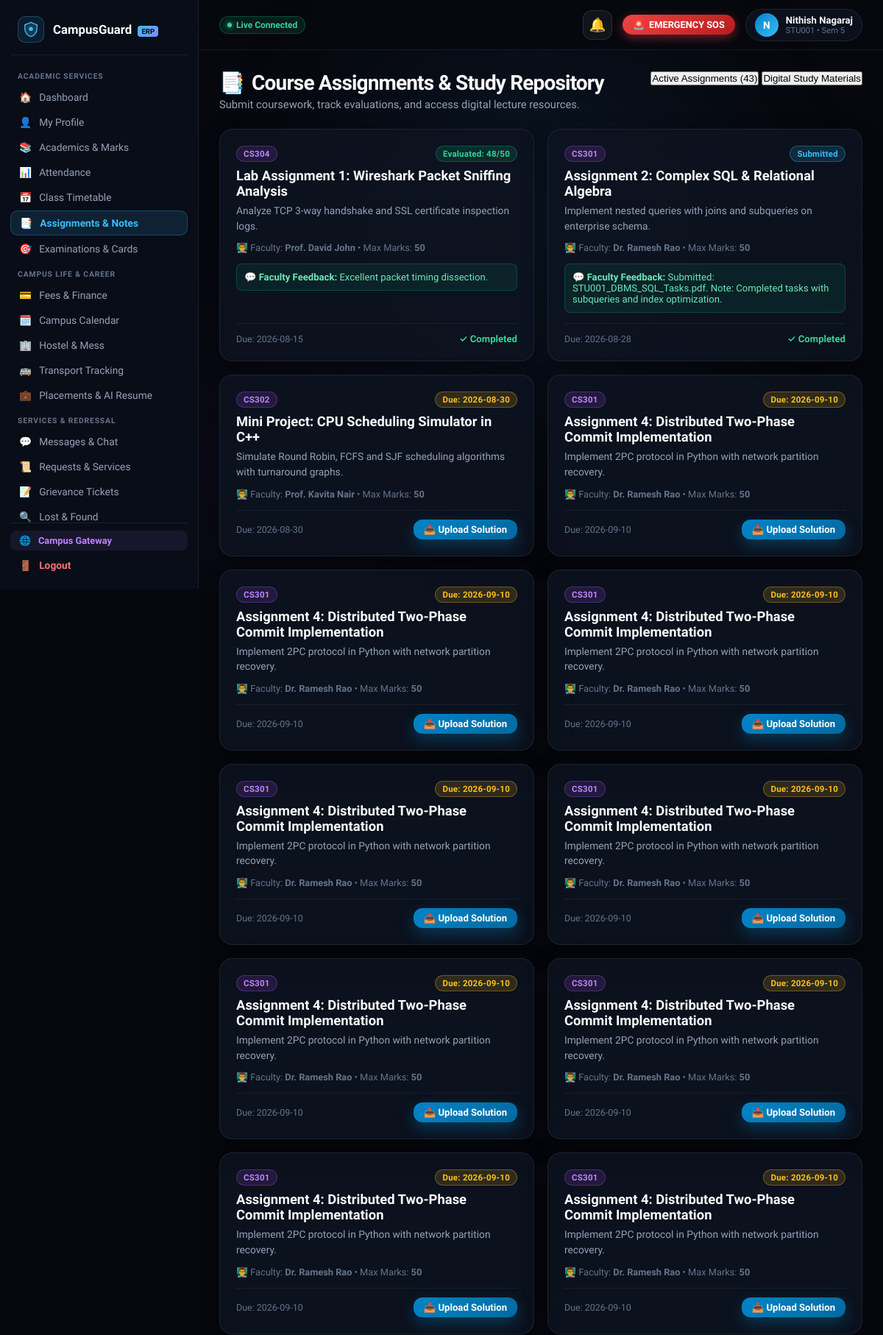
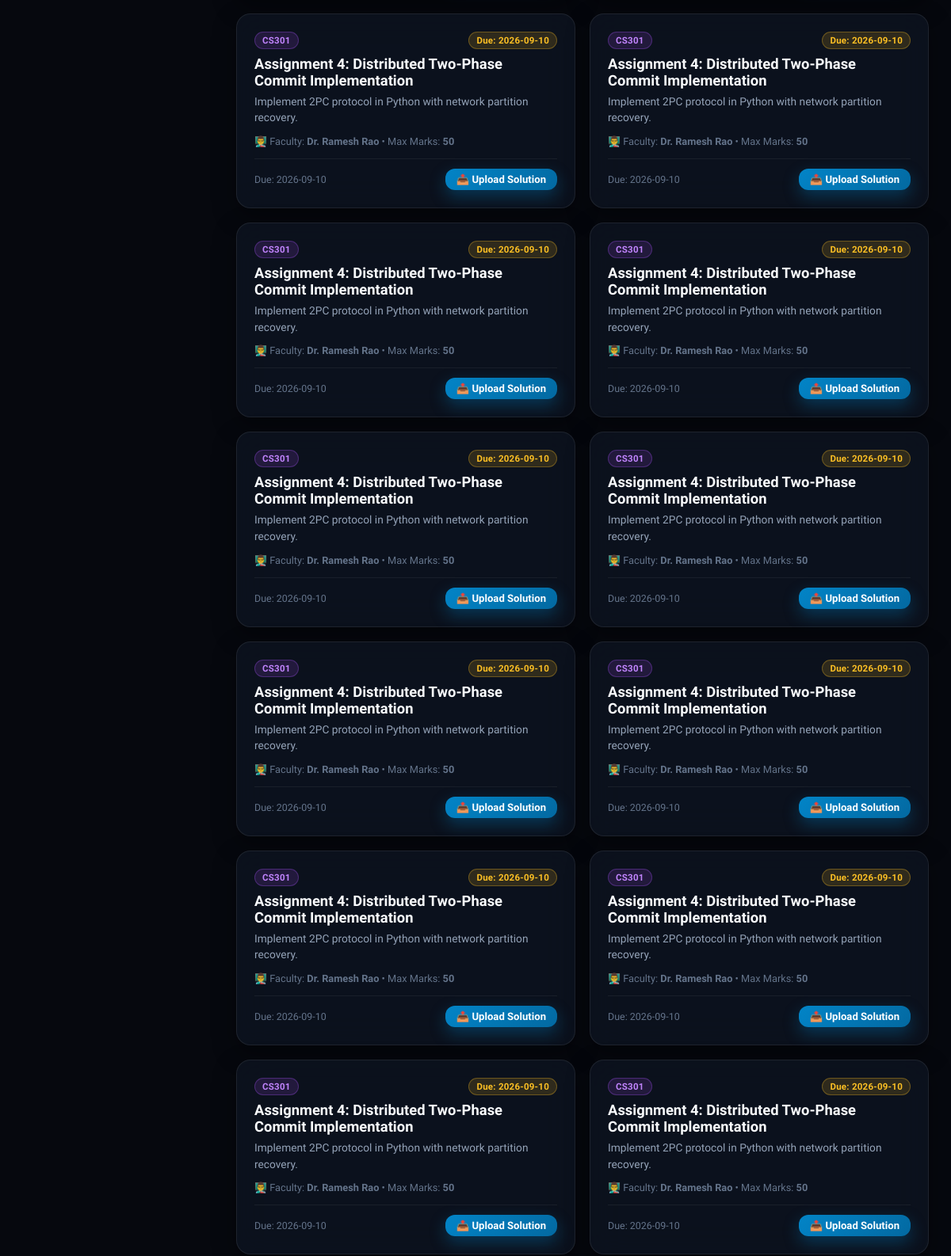
Page /student/assignments (signed in, upper part) on the committed database (2 pictures, top to bottom).
### tables this page shows
CREATE TABLE students (
            id INTEGER PRIMARY KEY AUTOINCREMENT,
            name TEXT NOT NULL,
            register_number TEXT UNIQUE NOT NULL,
            email TEXT NOT NULL,
            password_hash TEXT NOT NULL,
            department TEXT NOT NULL,
            year INTEGER NOT NULL,
            profile_image TEXT DEFAULT '',
            created_at TIMESTAMP DEFAULT CURRENT_TIMESTAMP
        , phone TEXT DEFAULT '+91 98765 43210', join_date TEXT DEFAULT '2023-08-01', cgpa REAL DEFAULT 8.75, program TEXT DEFAULT 'B.Tech', semester INTEGER DEFAULT 5, section TEXT DEFAULT 'A', dob TEXT DEFAULT '2004-05-14', address TEXT DEFAULT '#42, Green Avenue, Tech City, Karnataka 560001', parent_name TEXT DEFAULT 'R. S. Kumar', parent_phone TEXT DEFAULT '+91 94440 12345', sgpa REAL DEFAULT 8.90, earned_credits INTEGER DEFAULT 112, total_credits INTEGER DEFAULT 160, status TEXT DEFAULT 'ACTIVE');

CREATE TABLE assignments (
            id INTEGER PRIMARY KEY AUTOINCREMENT,
            course_code TEXT NOT NULL,
            title TEXT NOT NULL,
            description TEXT NOT NULL,
            faculty_name TEXT NOT NULL,
            due_date TEXT NOT NULL,
            max_marks INTEGER DEFAULT 50,
            status TEXT DEFAULT 'Pending',
            marks_obtained INTEGER,
            feedback TEXT DEFAULT ''
        , attachment_url TEXT, section TEXT DEFAULT 'A', course_name TEXT);

### routes/student.py (the view, shortened to what this page needs)
@student_bp.route('/student/assignments', methods=['GET', 'POST'])
@student_required
def student_assignments(student):
    conn = get_db_connection()
    assignments = conn.execute("SELECT * FROM assignments ORDER BY due_date ASC").fetchall()
    materials = conn.execute("SELECT * FROM study_materials ORDER BY uploaded_date DESC").fetchall()
    conn.close()
    return render_template('student/assignments.html', student=student, assignments=assignments, materials=materials, active_page='assignments')

### app.py (called while the page is built, shortened)
def _url_build_error_fallback(error, endpoint, values):
    for registered_ep in list(app.view_functions.keys()):
        if registered_ep == endpoint or registered_ep.endswith('.' + endpoint):
            try:
                return url_for(registered_ep, **values)
            except Exception:
                if 'student_id' in values and 'id' not in values:
                    v_copy = dict(values)
                    v_copy['id'] = v_copy.pop('student_id')
                    try:
                        return url_for(registered_ep, **v_copy)
                    except Exception:
                        pass
                continue

### database/db.py (called while the page is built)
def get_db_connection():
    conn = sqlite3.connect(DATABASE_FILE, timeout=20.0)
    conn.row_factory = sqlite3.Row
    return conn

### utils/security.py (called while the page is built)
def add_security_headers(response):
    response.headers['Cache-Control'] = 'no-cache, no-store, must-revalidate, max-age=0'
    response.headers['Pragma'] = 'no-cache'
    response.headers['Expires'] = '0'
    response.headers['X-Content-Type-Options'] = 'nosniff'
    response.headers['X-Frame-Options'] = 'SAMEORIGIN'
    response.headers['X-XSS-Protection'] = '1; mode=block'
    return response

### templates/student/assignments.html (shortened to what this page needs)
{% extends "student/base_student.html" %}
{% block student_content %}
<div class="page-header-block">
    <div class="page-title-group">
        <h1><span>📑</span> Course Assignments &amp; Study Repository</h1>
        <p>Submit coursework, track evaluations, and access digital lecture resources.</p>
    </div>
    <div class="tabs-header" style="margin-bottom: 0;">
        <button type="button" class="tab-btn active" data-tab="assignments">Active Assignments ({{ assignments|length }})</button>
        <button type="button" class="tab-btn" data-tab="materials">Digital Study Materials</button>
    </div>
</div>
<div id="tab-assignments" class="tab-content">
    <div style="display: grid; grid-template-columns: repeat(auto-fit, minmax(320px, 1fr)); gap: 18px;">
        {% for a in assignments %}
        <div class="content-card" style="display: flex; flex-direction: column; justify-content: space-between;">
            <div>
                <div style="display: flex; justify-content: space-between; align-items: flex-start; margin-bottom: 8px;">
                    <span class="badge badge-purple">{{ a.course_code }}</span>
                    {% if a.status == 'Evaluated' %}
                        <span class="badge badge-green">Evaluated: {{ a.marks_obtained }}/{{ a.max_marks }}</span>
                    {% elif a.status == 'Submitted' %}
                        <span class="badge badge-cyan">Submitted</span>
                    {% else %}
                        <span class="badge badge-yellow">Due: {{ a.due_date }}</span>
                    {% endif %}
                </div>
                <h3 style="font-size: 1.15rem; font-weight: 700; color: var(--text-primary); margin-bottom: 6px;">{{ a.title }}</h3>
                <p style="font-size: 0.86rem; color: var(--text-secondary); line-height: 1.5; margin-bottom: 12px;">{{ a.description }}</p>
                <div style="font-size: 0.8rem; color: var(--text-muted); margin-bottom: 14px;">
                    👨‍🏫 Faculty: <strong>{{ a.faculty_name }}</strong> • Max Marks: <strong>{{ a.max_marks }}</strong>
                </div>
                {% if a.feedback %}
                <div style="padding: 10px; background: rgba(16, 185, 129, 0.1); border: 1px solid rgba(16, 185, 129, 0.25); border-radius: 8px; font-size: 0.82rem; color: #6ee7b7; margin-bottom: 14px;">
                    💬 <strong>Faculty Feedback:</strong> {{ a.feedback }}
                </div>
                {% endif %}
            </div>
            <div style="padding-top: 12px; border-top: 1px solid rgba(255,255,255,0.06); display: flex; justify-content: space-between; align-items: center;">
                <span style="font-size: 0.78rem; color: var(--text-muted);">Due: {{ a.due_date }}</span>
                {% if a.status != 'Evaluated' and a.status != 'Submitted' %}
                    <button type="button" class="btn-primary" style="font-size: 0.82rem; padding: 6px 14px;" onclick="openSubmissionModal('{{ a.id }}', '{{ a.title }}', '{{ a.course_code }}')">
                        📤 Upload Solution
                    </button>
                {% else %}
                    <span style="font-size: 0.82rem; color: #34d399; font-weight: 600;">✓ Completed</span>
                {% endif %}
            </div>
        </div>
        {% endfor %}
    </div>
</div>
{% endblock %}

### templates/student/base_student.html (shortened to what this page needs)
<!DOCTYPE html>
<html lang="en">
<head>
    <link rel="stylesheet" href="{{ url_for('static', filename='css/student-portal.css') }}">
    <link rel="stylesheet" href="{{ url_for('static', filename='css/campusguard-toast.css') }}">
    <link rel="stylesheet" href="{{ url_for('static', filename='css/emergency.css') }}">
</head>
<body>
    <div class="ambient-background" aria-hidden="true">
        <div class="glow-orb orb-primary"></div>
        <div class="glow-orb orb-secondary"></div>
    </div>
    <div class="portal-layout">
        <aside class="sidebar" id="student-sidebar" aria-label="Student Navigation">
            <a href="{{ url_for('student_dashboard') }}" class="sidebar-brand">
                <div class="brand-icon">
                    <svg width="22" height="22" viewBox="0 0 32 32" fill="none" xmlns="http://www.w3.org/2000/svg">
                        <path d="M16 2L4 7V14C4 22 9.5 28.5 16 30C22.5 28.5 28 22 28 14V7L16 2Z" fill="#38bdf8" fill-opacity="0.2" stroke="#38bdf8" stroke-width="2"/>
                        <circle cx="16" cy="15" r="4" fill="#38bdf8"/>
                    </svg>
                </div>
                <span class="brand-name">CampusGuard <span class="brand-badge">ERP</span></span>
            </a>
            <nav class="sidebar-nav">
                <span class="nav-category">Academic Services</span>
                <a href="{{ url_for('student_dashboard') }}" class="nav-link {% if active_page == 'dashboard' %}active{% endif %}" id="nav-dashboard">
                    <span>🏠</span> <span class="nav-text">Dashboard</span>
                </a>
                <a href="{{ url_for('student_profile') }}" class="nav-link {% if active_page == 'profile' %}active{% endif %}" id="nav-profile">
                    <span>👤</span> <span class="nav-text">My Profile</span>
                </a>
                <a href="{{ url_for('student_academics') }}" class="nav-link {% if active_page == 'academics' or active_page == 'marks' %}active{% endif %}" id="nav-academics">
                    <span>📚</span> <span class="nav-text">Academics &amp; Marks</span>
                </a>
                <a href="{{ url_for('student_attendance') }}" class="nav-link {% if active_page == 'attendance' %}active{% endif %}" id="nav-attendance">
                    <span>📊</span> <span class="nav-text">Attendance</span>
                </a>
                <a href="{{ url_for('student_timetable') }}" class="nav-link {% if active_page == 'timetable' %}active{% endif %}" id="nav-timetable">
                    <span>📅</span> <span class="nav-text">Class Timetable</span>
                </a>
                <a href="{{ url_for('student_assignments') }}" class="nav-link {% if active_page == 'assignments' %}active{% endif %}" id="nav-assignments">
                    <span>📑</span> <span class="nav-text">Assignments &amp; Notes</span>
                </a>
                <a href="{{ url_for('student_examinations') }}" class="nav-link {% if active_page == 'examinations' %}active{% endif %}" id="nav-examinations">
                    <span>🎯</span> <span class="nav-text">Examinations &amp; Cards</span>
                </a>
                <span class="nav-category">Campus Life &amp; Career</span>
                <a href="{{ url_for('student_fees') }}" class="nav-link {% if active_page == 'fees' %}active{% endif %}" id="nav-fees">
                    <span>💳</span> <span class="nav-text">Fees &amp; Finance</span>
                </a>
                <a href="{{ url_for('student_calendar') }}" class="nav-link {% if active_page == 'calendar' %}active{% endif %}" id="nav-calendar">
                    <span>🗓️</span> <span class="nav-text">Campus Calendar</span>
                </a>
                <a href="{{ url_for('student_hostel') }}" class="nav-link {% if active_page == 'hostel' %}active{% endif %}" id="nav-hostel">
                    <span>🏢</span> <span class="nav-text">Hostel &amp; Mess</span>
                </a>
                <a href="{{ url_for('student_transport') }}" class="nav-link {% if active_page == 'transport' %}active{% endif %}" id="nav-transport">
                    <span>🚌</span> <span class="nav-text">Transport Tracking</span>
                </a>
                <a href="{{ url_for('student_placements') }}" class="nav-link {% if active_page == 'placements' %}active{% endif %}" id="nav-placements">
                    <span>💼</span> <span class="nav-text">Placements &amp; AI Resume</span>
                </a>
                <span class="nav-category">Services &amp; Redressal</span>
                <a href="{{ url_for('student_messages') }}" class="nav-link {% if active_page == 'messages' %}active{% endif %}" id="nav-messages">
                    <span>💬</span> <span class="nav-text">Messages &amp; Chat</span>
                </a>
                <a href="{{ url_for('student_requests') }}" class="nav-link {% if active_page == 'requests' %}active{% endif %}" id="nav-requests">
                    <span>📜</span> <span class="nav-text">Requests &amp; Services</span>
                </a>
                <a href="{{ url_for('student_complaints') }}" class="nav-link {% if active_page == 'complaints' %}active{% endif %}" id="nav-complaints">
                    <span>📝</span> <span class="nav-text">Grievance Tickets</span>
                </a>
                <a href="{{ url_for('student_lost_found') }}" class="nav-link {% if active_page == 'lost_found' %}active{% endif %}" id="nav-lost-found">
                    <span>🔍</span> <span class="nav-text">Lost &amp; Found</span>
                </a>
            </nav>
            <div class="sidebar-footer">
                <a href="/" class="admin-switch-link" title="Open Campus Gateway">
                    <span>🌐</span> <span>Campus Gateway</span>
                </a>
                <a href="{{ url_for('student_logout') }}" class="logout-link" id="btn-logout" aria-label="Sign out">
                    <span>🚪</span> <span>Logout</span>
                </a>
            </div>
        </aside>
        <div class="main-wrapper">
            <header class="topbar">
                <div class="topbar-left">
                    <div class="conn-status-pill">
                        <span class="conn-dot"></span>
                        <span>Live Connected</span>
                    </div>
                </div>
                <div class="topbar-right">
                    <div class="notif-bell-wrapper">
                        <button type="button" class="notif-bell-btn" id="notif-bell-btn" aria-label="View notifications">
                            <span>🔔</span>
                        </button>
                    </div>
                    <a href="{{ url_for('student_emergency') }}" class="topbar-quick-sos" id="topbar-sos-btn" title="Instant Emergency Distress Beacon" onclick="handleTopbarSOSClick(event)">
                        <span>🚨</span> EMERGENCY SOS
                    </a>
                    <a href="{{ url_for('student_profile') }}" class="user-avatar-pill" title="View Profile">
                        <div class="avatar-circle">
                            {{ student.name[0]|upper if student else 'S' }}
                        </div>
                        <div class="user-meta-top">
                            <span class="user-name-top">{{ student.name if student else 'Student' }}</span>
                            <span class="user-role-top">{{ student.register_number if student else '' }} • Sem {{ student.semester|default(5) }}</span>
                        </div>
                    </a>
                </div>
            </header>
            <main class="portal-content">
                {% block student_content %}{% endblock %}
            </main>
        </div>
    </div>
</body>
</html>

### static/css/campusguard-toast.css (style rules this page uses)
.notif-bell-wrapper { position: relative; display: inline-block; }
.notif-bell-btn { position: relative; background: rgba(255, 255, 255, 0.05); border: 1px solid rgba(255, 255, 255, 0.1); color: #f1f5f9; width: 40px; height: 40px; border-radius: 12px; display: flex; align-items: center; justify-content: center; cursor: pointer; font-size: 1.15rem; transition: all 0.2s ease; }
.conn-status-pill { display: inline-flex; align-items: center; gap: 6px; padding: 4px 10px; border-radius: 99px; font-size: 0.75rem; font-weight: 700; background: rgba(16, 185, 129, 0.12); border: 1px solid rgba(16, 185, 129, 0.3); color: #34d399; }
.conn-dot { width: 6px; height: 6px; border-radius: 50%; background: #34d399; box-shadow: 0 0 6px #34d399; }

### static/css/emergency.css (style rules this page uses)
:root { --emg-critical: #ef4444; --emg-high: #f97316; --emg-medium: #f59e0b; --emg-low: #3b82f6; --emg-success: #10b981; --emg-bg-card: rgba(14, 19, 32, 0.88); --emg-border-glow: rgba(239, 68, 68, 0.4); }

### rows in the picture
students: name "N", name "Nithish Nagaraj", register_number "STU001", semester "5"
assignments: course_code "CS304", marks_obtained "48", max_marks "50", title "Lab Assignment 1: Wireshark Packet Sniffing Analysis", description "Analyze TCP 3-way handshake and SSL certificate inspection logs.", faculty_name "Prof. David John", feedback "Excellent packet timing dissection.", due_date "2026-08-15", status "✓ Completed"
assignments: course_code "CS301", status "Submitted", title "Assignment 2: Complex SQL & Relational Algebra", description "Implement nested queries with joins and subqueries on enterprise schema.", faculty_name "Dr. Ramesh Rao", max_marks "50", feedback "Submitted: STU001_DBMS_SQL_Tasks.pdf. Note: Completed tasks with subqueries and index optimization.", due_date "2026-08-28"
assignments: course_code "CS302", due_date "2026-08-30", title "Mini Project: CPU Scheduling Simulator in C++", description "Simulate Round Robin, FCFS and SJF scheduling algorithms with turnaround graphs.", faculty_name "Prof. Kavita Nair", max_marks "50"
assignments: course_code "CS301", due_date "2026-09-10", title "Assignment 4: Distributed Two-Phase Commit Implementation", description "Implement 2PC protocol in Python with network partition recovery.", faculty_name "Dr. Ramesh Rao", max_marks "50"
assignments: course_code "CS301", due_date "2026-09-10", title "Assignment 4: Distributed Two-Phase Commit Implementation", description "Implement 2PC protocol in Python with network partition recovery.", faculty_name "Dr. Ramesh Rao", max_marks "50"
assignments: course_code "CS301", due_date "2026-09-10", title "Assignment 4: Distributed Two-Phase Commit Implementation", description "Implement 2PC protocol in Python with network partition recovery.", faculty_name "Dr. Ramesh Rao", max_marks "50"
assignments: course_code "CS301", due_date "2026-09-10", title "Assignment 4: Distributed Two-Phase Commit Implementation", description "Implement 2PC protocol in Python with network partition recovery.", faculty_name "Dr. Ramesh Rao", max_marks "50"
assignments: course_code "CS301", due_date "2026-09-10", title "Assignment 4: Distributed Two-Phase Commit Implementation", description "Implement 2PC protocol in Python with network partition recovery.", faculty_name "Dr. Ramesh Rao", max_marks "50"
assignments: course_code "CS301", due_date "2026-09-10", title "Assignment 4: Distributed Two-Phase Commit Implementation", description "Implement 2PC protocol in Python with network partition recovery.", faculty_name "Dr. Ramesh Rao", max_marks "50"
assignments: course_code "CS301", due_date "2026-09-10", title "Assignment 4: Distributed Two-Phase Commit Implementation", description "Implement 2PC protocol in Python with network partition recovery.", faculty_name "Dr. Ramesh Rao", max_marks "50"
assignments: course_code "CS301", due_date "2026-09-10", title "Assignment 4: Distributed Two-Phase Commit Implementation", description "Implement 2PC protocol in Python with network partition recovery.", faculty_name "Dr. Ramesh Rao", max_marks "50"
assignments: course_code "CS301", due_date "2026-09-10", title "Assignment 4: Distributed Two-Phase Commit Implementation", description "Implement 2PC protocol in Python with network partition recovery.", faculty_name "Dr. Ramesh Rao", max_marks "50"
assignments: course_code "CS301", due_date "2026-09-10", title "Assignment 4: Distributed Two-Phase Commit Implementation", description "Implement 2PC protocol in Python with network partition recovery.", faculty_name "Dr. Ramesh Rao", max_marks "50"
assignments: course_code "CS301", due_date "2026-09-10", title "Assignment 4: Distributed Two-Phase Commit Implementation", description "Implement 2PC protocol in Python with network partition recovery.", faculty_name "Dr. Ramesh Rao", max_marks "50"
assignments: course_code "CS301", due_date "2026-09-10", title "Assignment 4: Distributed Two-Phase Commit Implementation", description "Implement 2PC protocol in Python with network partition recovery.", faculty_name "Dr. Ramesh Rao", max_marks "50"
assignments: course_code "CS301", due_date "2026-09-10", title "Assignment 4: Distributed Two-Phase Commit Implementation", description "Implement 2PC protocol in Python with network partition recovery.", faculty_name "Dr. Ramesh Rao", max_marks "50"
assignments: course_code "CS301", due_date "2026-09-10", title "Assignment 4: Distributed Two-Phase Commit Implementation", description "Implement 2PC protocol in Python with network partition recovery.", faculty_name "Dr. Ramesh Rao", max_marks "50"
assignments: course_code "CS301", due_date "2026-09-10", title "Assignment 4: Distributed Two-Phase Commit Implementation", description "Implement 2PC protocol in Python with network partition recovery.", faculty_name "Dr. Ramesh Rao", max_marks "50"
assignments: course_code "CS301", due_date "2026-09-10", title "Assignment 4: Distributed Two-Phase Commit Implementation", description "Implement 2PC protocol in Python with network partition recovery.", faculty_name "Dr. Ramesh Rao", max_marks "50"
assignments: course_code "CS301", due_date "2026-09-10", title "Assignment 4: Distributed Two-Phase Commit Implementation", description "Implement 2PC protocol in Python with network partition recovery.", faculty_name "Dr. Ramesh Rao", max_marks "50"
assignments: course_code "CS301", due_date "2026-09-10", title "Assignment 4: Distributed Two-Phase Commit Implementation", description "Implement 2PC protocol in Python with network partition recovery.", faculty_name "Dr. Ramesh Rao", max_marks "50"
assignments: course_code "CS301", due_date "2026-09-10", title "Assignment 4: Distributed Two-Phase Commit Implementation", description "Implement 2PC protocol in Python with network partition recovery.", faculty_name "Dr. Ramesh Rao", max_marks "50"
assignments: course_code "CS301", due_date "2026-09-10", title "Assignment 4: Distributed Two-Phase Commit Implementation", description "Implement 2PC protocol in Python with network partition recovery.", faculty_name "Dr. Ramesh Rao", max_marks "50"
assignments: course_code "CS301", due_date "2026-09-10", title "Assignment 4: Distributed Two-Phase Commit Implementation", description "Implement 2PC protocol in Python with network partition recovery.", faculty_name "Dr. Ramesh Rao", max_marks "50"

### other values in the picture
{{ assignments|length }} "43"
